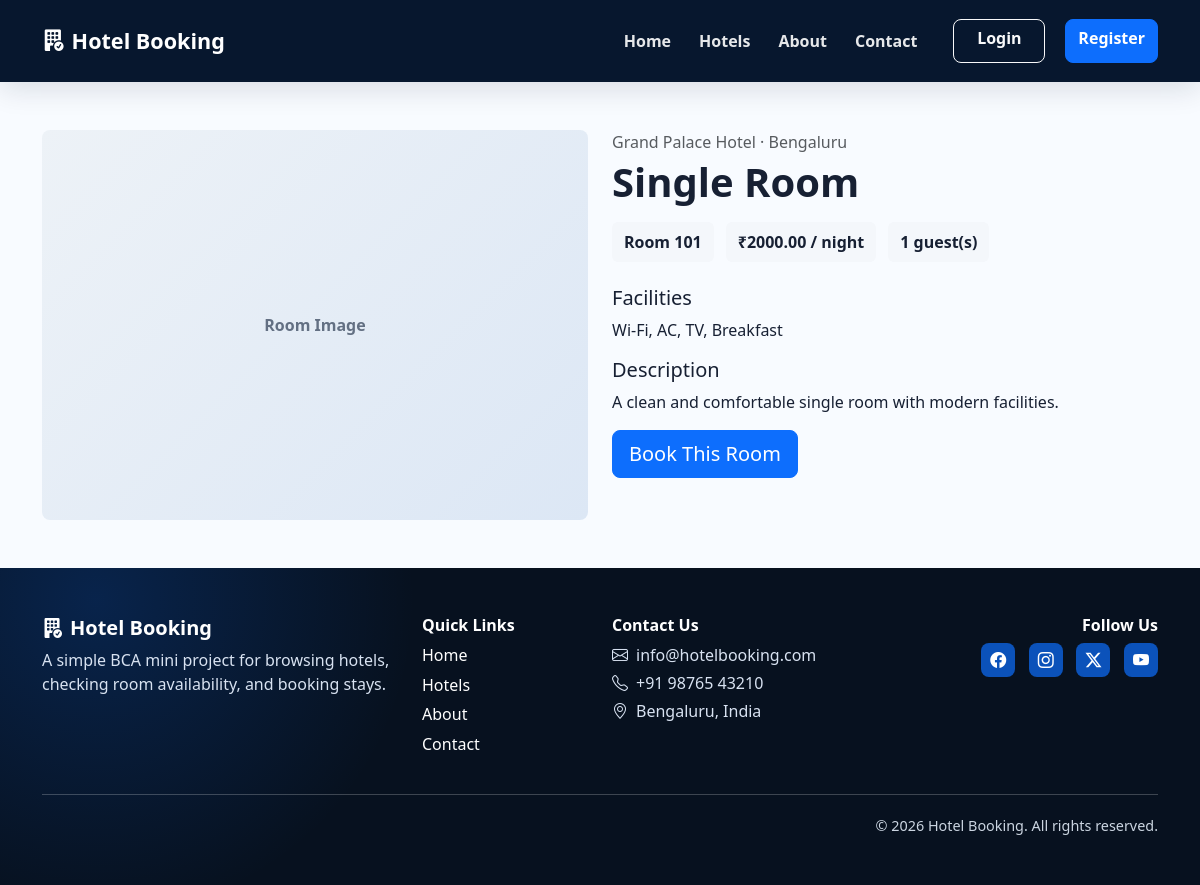
/rooms/1/, run on an earlier commit of the app's database.
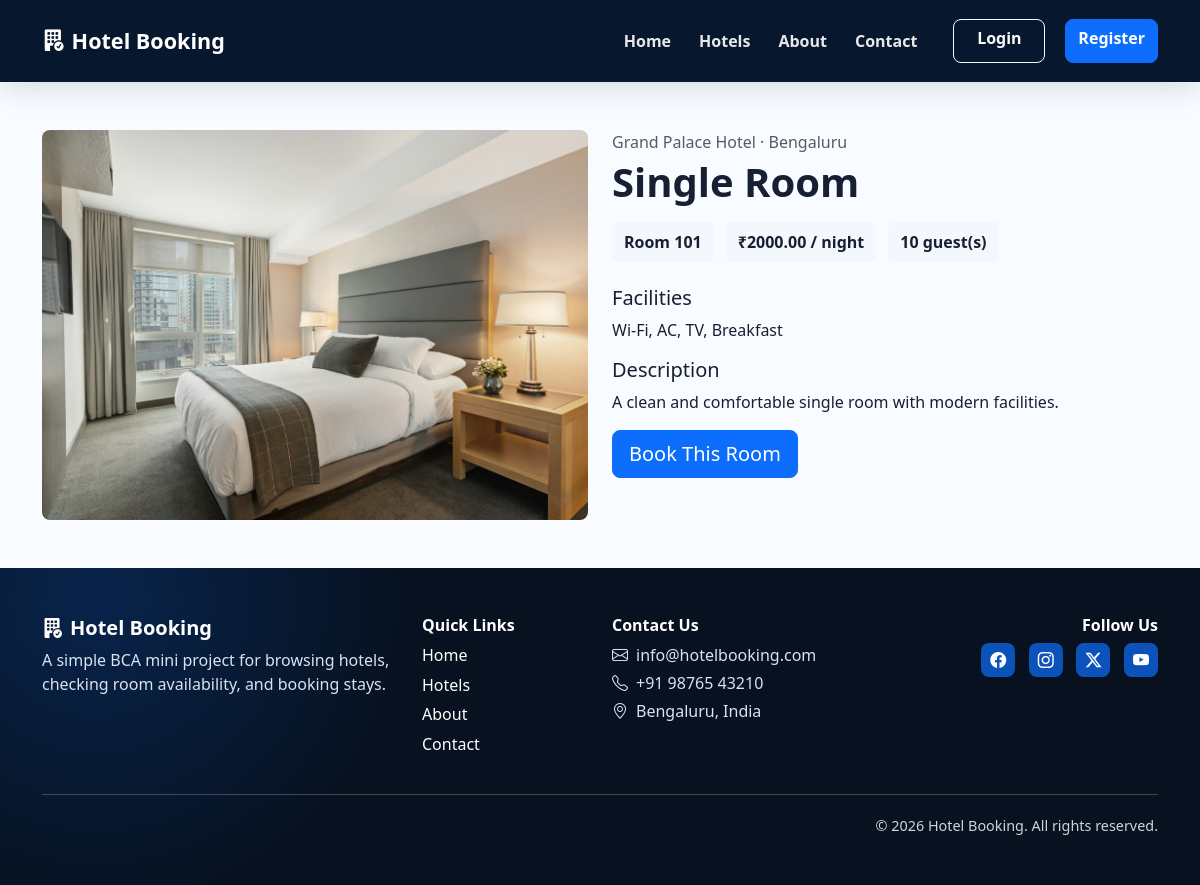
And on a later commit of the database.
### booking/models.py (models this page shows, shortened)
class Room(models.Model):
    SINGLE = 'Single'
    DOUBLE = 'Double'
    DELUXE = 'Deluxe'
    SUITE = 'Suite'
    ROOM_TYPES = [
        (SINGLE, 'Single'),
        (DOUBLE, 'Double'),
        (DELUXE, 'Deluxe'),
        (SUITE, 'Suite'),
    ]
    hotel = models.ForeignKey(Hotel, on_delete=models.CASCADE, related_name='rooms')
    room_number = models.CharField(max_length=20)
    room_type = models.CharField(max_length=20, choices=ROOM_TYPES)
    price_per_night = models.DecimalField(max_digits=10, decimal_places=2, validators=[MinValueValidator(Decimal('0.01'))])
    capacity = models.PositiveIntegerField(validators=[MinValueValidator(1)])
    description = models.TextField()
    facilities = models.TextField(help_text='Comma-separated facilities, such as Wi-Fi, AC, TV')
    image = models.ImageField(upload_to='rooms/', blank=True, null=True)
    created_at = models.DateTimeField(auto_now_add=True)
    class Meta:
        ordering = ['hotel__name', 'room_number']
        unique_together = ('hotel', 'room_number')

class Hotel(models.Model):
    name = models.CharField(max_length=150)
    location = models.CharField(max_length=150)
    description = models.TextField()
    image = models.ImageField(upload_to='hotels/', blank=True, null=True)
    contact_number = models.CharField(max_length=20)
    email = models.EmailField()
    rating = models.DecimalField(
        max_digits=2,
        decimal_places=1,
        validators=[MinValueValidator(Decimal('0.0')), MaxValueValidator(Decimal('5.0'))],
    )
    created_at = models.DateTimeField(auto_now_add=True)
    class Meta:
        ordering = ['name']

### booking/views.py (the view)
# urls.py: path('rooms/<int:room_id>/', views.room_detail, name='room_detail'),
def room_detail(request, room_id):
    room = get_object_or_404(Room.objects.select_related('hotel'), pk=room_id)
    return render(request, 'booking/room_detail.html', {'room': room})

### booking/templates/booking/room_detail.html (shortened to what this page needs)
{% extends 'booking/base.html' %}
{% block content %}
<section class="container py-5">
    <div class="row g-4">
        <div class="col-lg-6">
            {% if room.image %}
                <img src="{{ room.image.url }}" class="detail-image" alt="{{ room.room_type }}">
            {% else %}
                <div class="detail-placeholder">Room Image</div>
            {% endif %}
        </div>
        <div class="col-lg-6">
            <p class="text-muted mb-1">{{ room.hotel.name }} · {{ room.hotel.location }}</p>
            <h1 class="page-title">{{ room.room_type }} Room</h1>
            <div class="room-facts">
                <span>Room {{ room.room_number }}</span>
                <span>₹{{ room.price_per_night }} / night</span>
                <span>{{ room.capacity }} guest(s)</span>
            </div>
            <h5>Facilities</h5>
            <p>{{ room.facilities }}</p>
            <h5>Description</h5>
            <p>{{ room.description }}</p>
            <a href="{% url 'book_room' room.id %}" class="btn btn-primary btn-lg">Book This Room</a>
        </div>
    </div>
</section>
{% endblock %}

What changed in the data, as far as the page shows it:
changed Room "Single": image: picture added; capacity "1" → "10"
Also different on the page:
text no longer shown: "Room Image"
